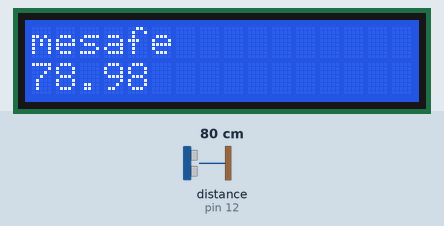
This sketch was run on a simulated Arduino Uno, built with avr-gcc and run on an emulated ATmega328P. Shown: 16×2 character LCD. Wiring (inferred from the names in the program): ultrasonic range finder: trigger pin 13; echo pin 12. The inputs (shaded band) are chosen by the test bench; at power-on: distance to the obstacle (sensor on pin 12) 80 cm. The echo pulse lasts 58.3 µs per cm; what the sketch prints to the serial monitor is not drawn.

Above: at 1.2 s.
1.3 s: distance to the obstacle (sensor on pin 12) set to 2 cm
At 1.34 s:
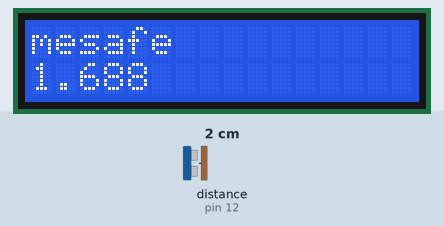
2.8 s: distance to the obstacle (sensor on pin 12) set to 120 cm
At 3.7 s:
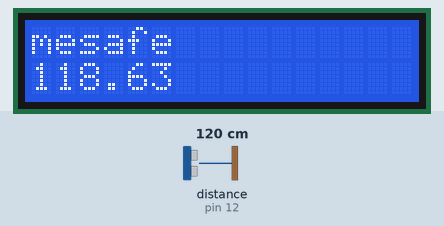
4.3 s: distance to the obstacle (sensor on pin 12) set to 250 cm
At 5.1 s:
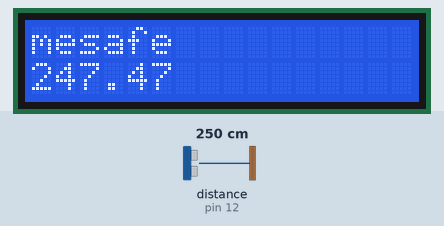
5.8 s: distance to the obstacle (sensor on pin 12) set to 299 cm
At 5.86 s:
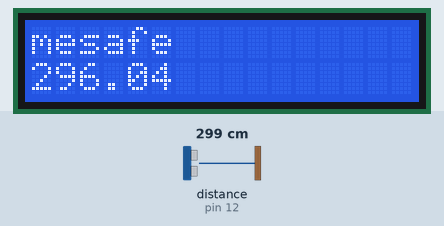

The sketch:

113-sidelya_bozkurt-S_nav1.zprj.ino
```cpp
// (licence header left out)
#include<Wire.h>
#include <LCD_I2C.h>


LCD_I2C lcd(0x27, 16, 2);
const int trig=13;
const int echo=12;
long sure;
float mesafe;


void setup() {

  pinMode(trig,OUTPUT);
  pinMode(echo,INPUT);

  lcd.begin();
  lcd.backlight();

  lcd.setCursor(0,0);
  lcd.print("mesafe");

  Serial.begin(9600);


}

void loop() {

  digitalWrite(trig, LOW);
  delayMicroseconds(2);

  digitalWrite(trig, HIGH);
  delayMicroseconds(10);
  digitalWrite(trig, LOW);

  sure = pulseIn(echo, HIGH);

  mesafe = sure * 0.034 / 2;

  Serial.print("MESAFE: ");
  Serial.println(mesafe);
  lcd.setCursor(0,1);
  lcd.print(mesafe);

}
```

Measured:
- after the input at 1.3 s, the display: first changes at once (image 1 shows a later state)
- after the input at 2.8 s, the display: first differs from a run without the input at once (image 2)
- after the input at 4.3 s, the display: changes at once (image 3)
- after the input at 5.8 s, the display: first changes at once (image 4 shows a later state)
